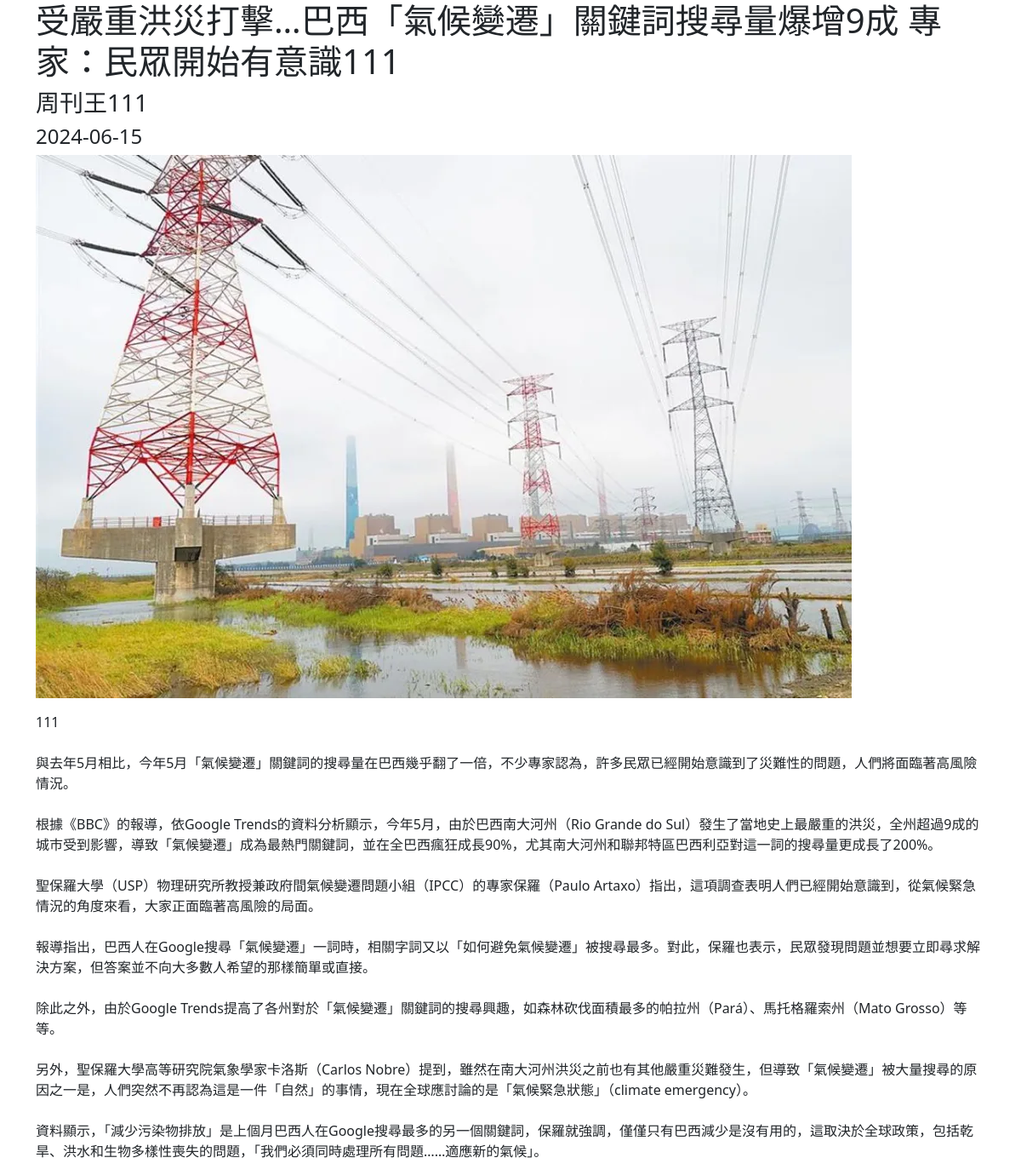
/news-content.php?id=5, run on the app's committed database.
### tables this page shows
CREATE TABLE `news` (
  `id` int(11) NOT NULL,
  `title` varchar(50) NOT NULL,
  `content` text NOT NULL,
  `photo` varchar(20) DEFAULT NULL,
  `date` date NOT NULL,
  `poster` varchar(10) NOT NULL,
  `state` enum('上線','下線') NOT NULL DEFAULT '下線'
);

### news-content.php (the view, shortened to what this page needs)
<?php
include('conn/conn.php');
$id = $_GET['id'];
if($conn){
    $sql = "SELECT * FROM news WHERE id = $id";
    $table = mysqli_query($conn, $sql);
    $row = mysqli_fetch_assoc($table);
}
?>
<!DOCTYPE html>
<html lang="en">
  <head>
    <link
      rel="stylesheet"
      href="https://cdnjs.cloudflare.com/ajax/libs/twitter-bootstrap/5.0.0-beta1/css/bootstrap.min.css"
    />
    <link
      rel="stylesheet"
      href="https://cdnjs.cloudflare.com/ajax/libs/font-awesome/5.15.2/css/all.min.css"
    />
  </head>
  <body class="">
    <div class="container">
        <div class="row">
            <div class="col-12">
                <h1><?=$row['title']?></h1>
                <h3><?=$row['poster']?></h3>
                <h4><?=$row['date']?></h4>
                <p><img class="img-fluid" src="upload/<?=$row['photo']?>" alt=""></p>
                <p><?=nl2br($row['content'])?></p>
            </div>
        </div>
    </div>
  </body>
</html>

### data on the page
news: poster "周刊王111", date "2024-06-15", photo (picture), content "111 與去年5月相比，今年5月「氣候變遷」關鍵詞的搜尋量在巴西幾乎翻了一倍，不少專家認為，許多民眾已經開始意識到了災難性的問題，人們將面臨著高風險情況。 根據《BBC》的報導，依Google Trends的資料分析顯示，今年5月，由於巴西南大河州（Rio Grande do Sul）發生了當地史上最嚴重的洪災，全州超過9成的城市受到影響，導致「氣候變遷」成為最熱門關鍵詞，並在全巴西瘋狂成長90%，尤其南大河州和聯邦特區巴西利亞對這一詞的搜尋量更成長了200%。 聖保羅大學（USP）物理研究所教授兼政府間氣候變遷問題小組（IPCC）的專家保羅（Paulo Artaxo）指出，這項調查表明人們已經開始意識到，從氣候緊急情況的角度來看，大家正面臨著高風險的局面。 報導指出，巴西人在Google搜尋「氣候變遷」一詞時，相關字詞又以「如何避免氣候變遷」被搜尋最多。對此，保羅也表示，民眾發現問題並想要立即尋求解決方案，但答案並不向大多數人希望的那樣簡單或直接。 除此之外，由於Google Trends提高了各州對於「氣候變遷」關鍵詞的搜尋興趣，如森林砍伐面積最多的帕拉州（Pará）、馬托格羅索州（Mato Grosso）等等。 另外，聖保羅大學高等研究院氣象學家卡洛斯（Carlos Nobre）提到，雖然在南大河州洪災之前也有其他嚴重災難發生，但導致「氣候變遷」被大量搜尋的原因之一是，人們突然不再認為這是一件「自然」的事情，現在全球應討論的是「氣候緊急狀態」（climate emergency）。…"
